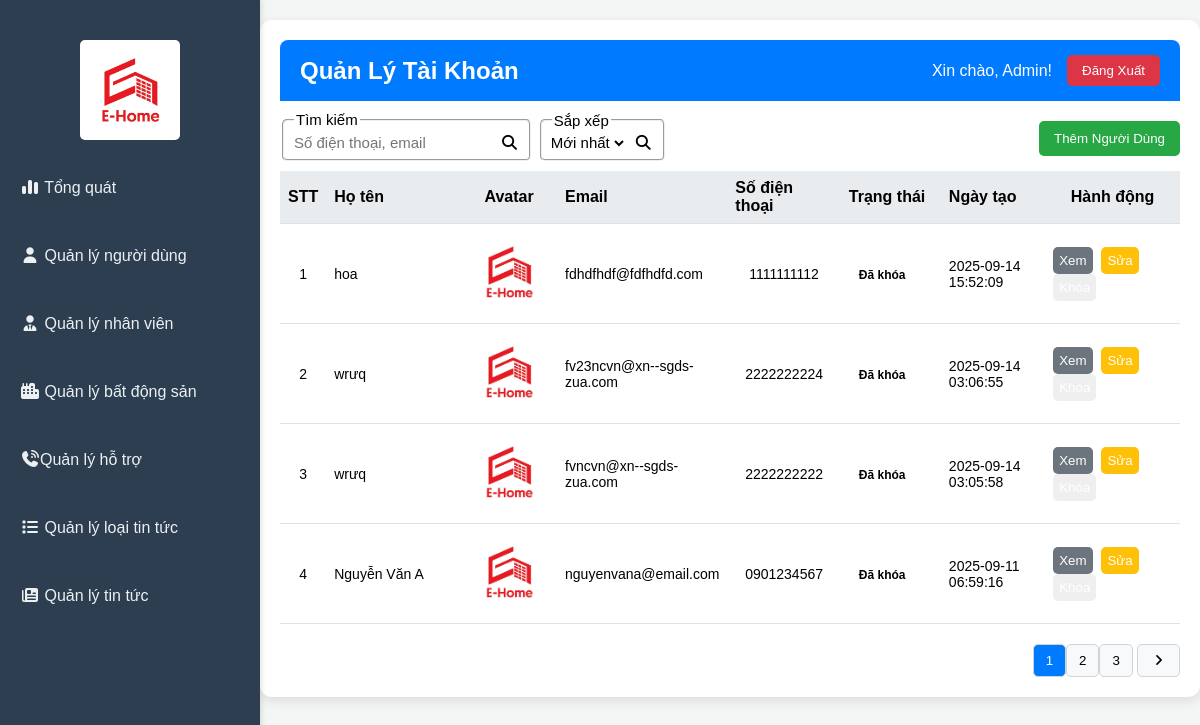
Page /admin/index.php?act=account on the earlier database version.
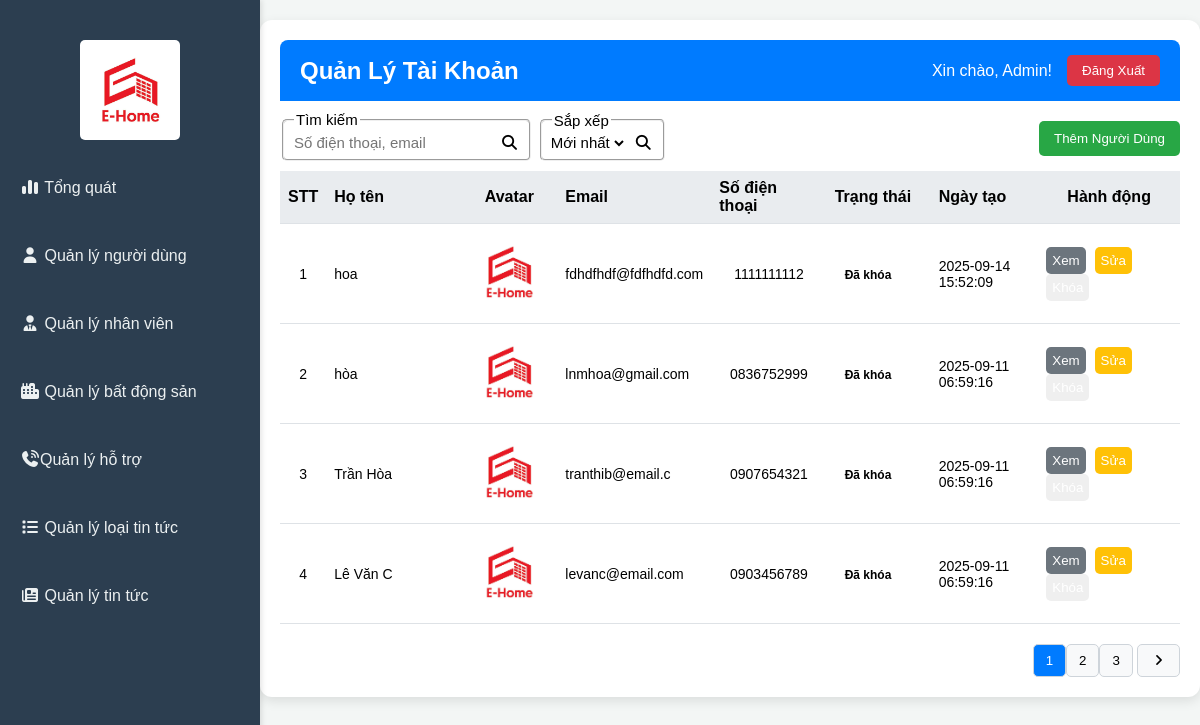
Same page on the later database version.
### tables this page shows
CREATE TABLE `account` (
  `id` int(11) NOT NULL,
  `fullName` varchar(255) NOT NULL,
  `email` varchar(255) NOT NULL,
  `phoneNumber` varchar(20) DEFAULT NULL,
  `password` varchar(255) NOT NULL,
  `avatar` varchar(500) DEFAULT NULL,
  `address` varchar(255) DEFAULT NULL,
  `role` enum('1','2','3') NOT NULL COMMENT '1=User, 2=Broker, 3=Admin',
  `status` enum('active','inactive') DEFAULT 'active',
  `createdAt` timestamp NOT NULL DEFAULT current_timestamp(),
  `updatedAt` timestamp NOT NULL DEFAULT current_timestamp() ON UPDATE current_timestamp()
);

### admin/index.php (called while the page is built, shortened)
<?php
    include "views/header.php";
    include "controllers/adminController.php";
    include "views/footer.php"
?>

### admin/controllers/accountController/index.php (called while the page is built, shortened)
<?php
$limit = 4;
$total = mysqli_query($conn, "SELECT id FROM `account` WHERE `email` LIKE '%" . $_SESSION['search-account'] . "%' OR `phoneNumber` LIKE '%" . $_SESSION['search-account'] . "%'");
$current_page = isset($_GET['page']) ? $_GET['page'] : 1;
$total_page = ceil(mysqli_num_rows($total) / $limit);
$start = ($current_page - 1) * $limit;
$sql_list = "SELECT id, fullName, phoneNumber, email, password, createdAt, role, status, avatar FROM `account` WHERE `email` LIKE '%" . $_SESSION['search-account'] . "%' OR `phoneNumber` LIKE '%" . $_SESSION['search-account'] . "%' ORDER BY `createdAt` " . $_SESSION['sort-account'] . " LIMIT $start, $limit";
$listAccountResult = mysqli_query($conn, $sql_list);
if ($listAccountResult) {
  $listAccount = mysqli_fetch_all($listAccountResult, MYSQLI_ASSOC);
} else {
   error('Lấy thông tin tài khoản thất bại!', 'index.php?act=account&page=' . $current_page);
}
include "./views/page/account.php";
return;

### admin/views/page/account.php (the view, shortened to what this page needs)
<div class="main-content">
    <header class="top-header">
        <h2>Quản Lý Tài Khoản</h2>
        <div class="user-info">
            <span>Xin chào, Admin!</span>
            <button>Đăng Xuất</button>
        </div>
    </header>
    <div class="content-area">
        <div style="display:flex; justify-content: space-between; padding: 10px 0 5px;align-items: center;">
            <div style="display:flex; gap: 5px; justify-content: center; padding: 0 0 5px;align-items: center;">
                <fieldset>
                    <legend>Tìm kiếm</legend>
                    <form action="" method="post" class="admin__form-search">
                        <input type="text" value="<?php echo isset($_SESSION['search-account']) && $_SESSION['search-account'] !== '' ? htmlspecialchars($_SESSION['search-account']) : ''; ?>" name="search-account" placeholder="Số điện thoại, email" autocomplete="off">
                        <button type="submit"><i class="fa-solid fa-magnifying-glass"></i></button>
                    </form>
                </fieldset>
                <fieldset>
                    <legend>Sắp xếp</legend>
                    <form action="" method="post" class="admin__form-search">
                        <select name="sort-account" id="">
                            <option value="desc" <?php if ($_SESSION['sort-account'] === 'desc')
                                                        echo 'selected' ?>>
                                Mới nhất
                            </option>
                        </select>
                        <button type="submit"><i class="fa-solid fa-magnifying-glass"></i></button>
                    </form>
                </fieldset>
            </div>
            <button class="add-user-button">Thêm Người Dùng</button>
        </div>
        <div class="data-table">
            <table>
                <thead>
                    <tr>
                        <th style="width: 1%; text-align: center;">STT</th>
                        <th style="width: 20%">Họ tên</th>
                        <th style="width: 1%; text-align: center;">Avatar</th>
                        <th style="width: 10%">Email</th>
                        <th style="width: 14%">Số điện thoại</th>
                        <th style="width: 14%">Trạng thái</th>
                        <th style="width: 14%">Ngày tạo</th>
                        <th style="width: 20%; text-align: center;">Hành động</th>
                    </tr>
                </thead>
                <tbody>
                    <?php
                    $stt = (($current_page - 1) * $limit) + 1;
                    foreach ($listAccount as $key => $value) {
                        if ($value["status"] == 1) {
                            $status = "Hoạt động";
                            $statusClass = "active";
                        } else {
                            $status = "Đã khóa";
                        }
                    ?>
                        <tr>
                            <td data-label="STT" style="text-align: center;"><?= $stt ?></td>
                            <td data-label="Tên"><?= $value["fullName"] ?></td>
                            <td data-label="Tên" style="text-align: center;"><img style="width: 80px" src="../logo.jpg" alt="" srcset=""></td>
                            <td data-label="Email"><?= $value["email"] ?></td>
                            <td data-label="Email" style="text-align: center;"><?= $value["phoneNumber"] ?></td>
                            <td data-label="Trạng thái"><span class="status <?= $statusC ?>"><?= $status ?></span></td>
                            <td data-label="Ngày tạo"><?= $value["createdAt"] ?></td>
                            <td data-label="Hành động">
                                <button class="action-button view">Xem</button>
                                <button class="action-button edit">Sửa</button>
                                <button class="action-button lock">Khóa</button>
                            </td>
                        </tr>
                    <?php
                        $stt++;
                    } ?>
                </tbody>
            </table>
        </div>
        <div class="pagination">
            <div>
                <?php
                if ($total_page > 1) {
                    for ($i = 1; $i <= $total_page; $i++) {
                        if ($i != $current_page) {
                            if ($i > $current_page - 3 && $i < $current_page + 3) {
                                echo '<a href="?act=account&page=' . $i . '"><button class="page-button">' . $i . '</button></a>';
                            }
                        } else {
                            echo '<button class="page-button active" disable>' . $i . '</button>';
                        }
                    }
                    if ($current_page < $total_page) {
                        echo ' <a href="?act=account&page=' . ($current_page + 1) . '"><button class="page-button"><i class="fa-solid fa-angle-right"></i></button></a>';
                    }
                }
                ?>
            </div>
        </div>
    </div>
</div>

### admin/views/header.php (shortened to what this page needs)
<!DOCTYPE html>
<html lang="vi">
<head>
    <link rel="stylesheet" href="./views/css/header.css">
    <link rel="stylesheet" href="./views/css/body.css">
    <link rel="stylesheet" href="./views/css/dashboard.css">
    <link rel="stylesheet" href="./views/css/account.css">
    <link rel="stylesheet" href="./views/css/modal.css">
    <link rel="stylesheet" href="https://cdnjs.cloudflare.com/ajax/libs/font-awesome/7.0.0/css/all.min.css">
    <link rel="stylesheet" href="https://cdnjs.cloudflare.com/ajax/libs/limonte-sweetalert2/11.7.28/sweetalert2.css">
    <link href="https://cdn.jsdelivr.net/npm/select2@4.1.0-rc.0/dist/css/select2.min.css" rel="stylesheet" />
</head>
<body>
    <div class="layout">
    <div class="admin-container">
        <div class="sidebar">
            <div class="logo">
                <img src="../logo.jpg" alt="logo">
            </div>
            <nav class="navigation">
                <ul>
                    <li><a href="index.php"><i class="fa-solid fa-chart-simple"></i> Tổng quát</a></li>
                    <li><a href="?act=account"><i class="fa-solid fa-user"></i> Quản lý người dùng</a></li>
                    <li><a href="?act=broker"><i class="fa-solid fa-user-tie"></i> Quản lý nhân viên</a></li>
                    <li><a href="?act=rentalProperty"><i class="fa-solid fa-city"></i> Quản lý bất động sản</a></li>
                    <li><a href="?act=contact"><i class="fa-solid fa-phone-volume"></i>Quản lý hỗ trợ</a></li>
                    <li><a href="?act=typeNews"><i class="fa-solid fa-list"></i> Quản lý loại tin tức</a></li>
                    <li><a href="?act=news"><i class="fa-solid fa-newspaper"></i> Quản lý tin tức</a></li>
                </ul>
            </nav>
        </div>
<div style="width: 260px"></div>

### admin/controllers/adminController.php (shortened to what this page needs)
<?php
require_once "./connectDB.php";
if (isset($_GET['act'])) {
  $act = $_GET['act'];
  switch ($act) {
    case 'account':
      include './controllers/accountController/index.php';
      break;
  }
} else {
  include './controllers/dashBoardController/index.php';
}

### admin/views/footer.php (shortened to what this page needs)
</div>
</body>
</html>

### admin/views/css/header.css (style rules this page uses)
body { font-family: Arial, sans-serif; margin: 0; background-color: hsl(160, 16%, 96%); display: flex; }
.layout { flex: 1; display: flex; flex-direction: column; }
.admin-container { display: flex; }
.sidebar { height: 100vh; width: 260px !important; min-width: 260px !important; position: absolute; top: 0; left: 0; bottom: 0; background-color: #2c3e50; color: #ecf0f1; padding: 5vh 0; box-shadow: 2px 0 5px rgba(0, 0, 0, 0.1); display: flex; flex-direction: column; }
.sidebar .logo { text-align: center; margin-bottom: 10px; }
.sidebar .logo img { max-width: 100px; height: auto; border-radius: 5px; }
.sidebar .navigation ul { list-style: none; padding: 0; margin: 0; }
.sidebar .navigation ul li a { display: block; padding: 25px 20px; color: #ecf0f1; text-decoration: none; transition: background-color 0.3s ease; }

### admin/views/css/body.css (style rules this page uses)
.main-content { width: 75%; margin: 20px auto; padding: 20px; background-color: #ffffff; border-radius: 12px; box-shadow: 0 4px 12px rgba(0, 0, 0, 0.1); }
.top-header { display: flex; justify-content: space-between; align-items: center; background-color: #007bff; color: white; padding: 15px 20px; border-radius: 8px 8px 0 0; }
.top-header h2 { margin: 0; }
.user-info { display: flex; align-items: center; }
.user-info span { margin-right: 15px; }
.user-info button { background-color: #dc3545; color: white; border: none; padding: 8px 15px; border-radius: 5px; cursor: pointer; transition: background-color 0.3s; }
.add-news-button, .add-typeNews-button, .add-broker-button, .add-typeRentalProperty-button, .add-apartment-button, .add-user-button { background-color: #28a745; color: white; border: none; padding: 10px 15px; border-radius: 5px; cursor: pointer; transition: background-color 0.3s; }
.data-table { overflow-x: auto; margin-bottom: 20px; }
.data-table table { width: 100%; border-collapse: collapse; }
.data-table th { padding: 8px; text-align: left; border-bottom: 1px solid #dee2e6; }
.data-table td { padding: 8px; font-size: 14px; text-align: left; border-bottom: 1px solid #dee2e6; }
.data-table th { background-color: #e9ecef; font-weight: bold; }
.pagination { display: flex; justify-content: flex-end; }
.page-button { padding: 8px 12px; border: 1px solid #ced4da; border-radius: 5px; background-color: #f8f9fa; cursor: pointer; }
.page-button.active { background-color: #007bff; color: white; }

### admin/views/css/account.css (style rules this page uses)
.status { padding: 5px 10px; border-radius: 20px; font-size: 12px; font-weight: bold; }
.action-button { padding: 6px; border: none; border-radius: 5px; cursor: pointer; margin-right: 5px; color: white; transition: opacity 0.3s; }
.action-button.view { background-color: #17a2b8; }
.action-button.edit { background-color: #ffc107; }

### admin/views/css/modal.css (style rules this page uses)
.action-button.view { background-color: #6c757d; color: white; }

Differences in the rows shown:
removed account: fullName "wrưq", email "fv23ncvn@xn--sgds-zua.com", phoneNumber "2222222224", status "Đã khóa", createdAt "2025-09-14 03:06:55"
removed account: fullName "wrưq", email "fvncvn@xn--sgds-zua.com", phoneNumber "2222222222", status "Đã khóa", createdAt "2025-09-14 03:05:58"
changed account: fullName "Nguyễn Văn A" → "hòa"; email "nguyenvana@email.com" → "lnmhoa@gmail.com"; phoneNumber "0901234567" → "0836752999"
now on this page (row edited): account: fullName "Trần Hòa", email "tranthib@email.c", phoneNumber "0907654321", status "Đã khóa", createdAt "2025-09-11 06:59:16"
now on this page (row unchanged): account: fullName "Lê Văn C", email "levanc@email.com", phoneNumber "0903456789", status "Đã khóa", createdAt "2025-09-11 06:59:16"
